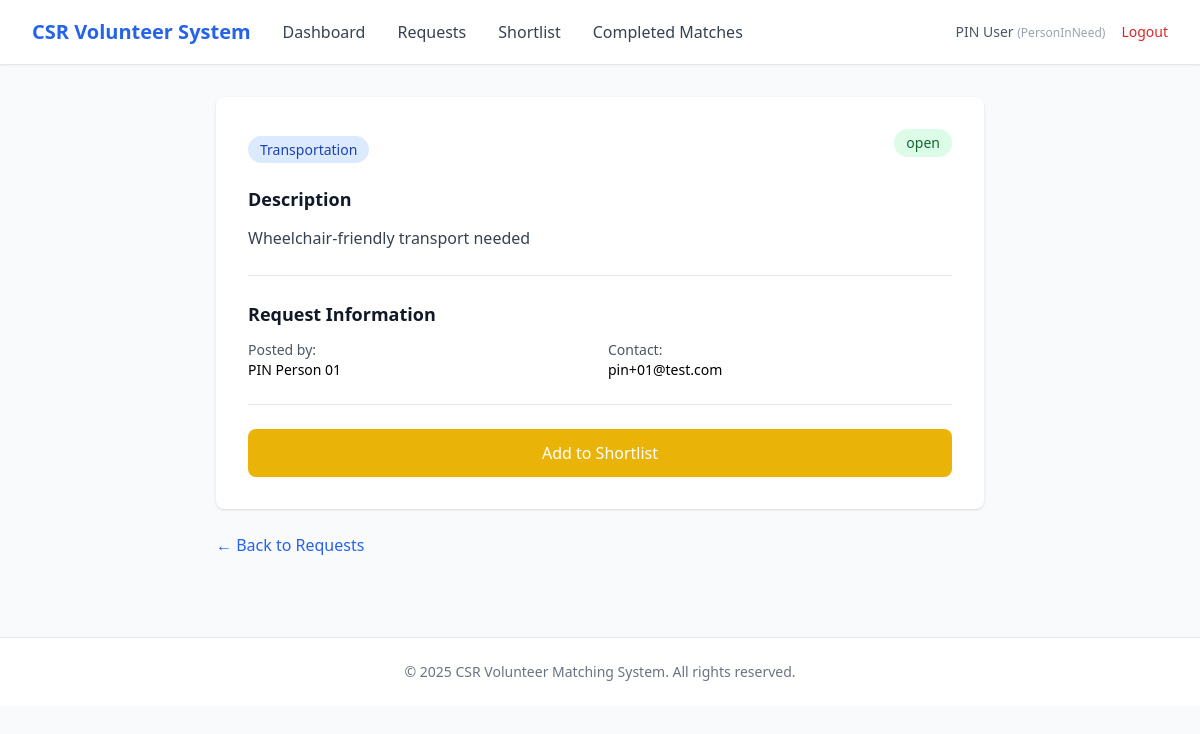
The app's page /csr/requests/1 (signed in) with its own data.
### app/entity/user_account.py (models this page shows, shortened)
class UserAccount(UserMixin, db.Model):
    __tablename__ = "user_accounts"
    userID = db.Column(db.Integer, primary_key=True, autoincrement=True)  # explicit auto increment
    name = db.Column(db.String(100), nullable=False)
    email = db.Column(db.String(120), nullable=False, unique=True, index=True)
    _password = db.Column("password", db.String(255), nullable=False)
    age = db.Column(db.Integer)
    phoneNumber = db.Column(db.String(20))
    isActive = db.Column(db.Boolean, default=True)
    profileID = db.Column(db.Integer, db.ForeignKey("user_profiles.profileID"), nullable=False)
    profile = db.relationship("UserProfile", back_populates="users", lazy=True)
    @property
    def password(self):
        raise AttributeError("Password is write-only.")
    @password.setter
    def password(self, raw):
        self._password = generate_password_hash(raw)

### app/entity/user_profile.py (models this page shows)
class UserProfile(db.Model):
    __tablename__ = "user_profiles"
    profileID   = db.Column(db.Integer, primary_key=True, autoincrement=True)  # explicit auto increment
    profileName = db.Column(db.String(50), nullable=False, unique=True)
    description = db.Column(db.String(255))
    isActive    = db.Column(db.Boolean, default=True)
    users = db.relationship("UserAccount", back_populates="profile", lazy=True)

### app/entity/category.py (models this page shows)
class Category(db.Model):
    __tablename__ = "categories"
    categoryID   = db.Column(db.Integer, primary_key=True)
    categoryName = db.Column(db.String(100), nullable=False, unique=True)
    description  = db.Column(db.String(255))
    isActive     = db.Column(db.Boolean, default=True)
    requests = db.relationship("Request", back_populates="category", lazy=True)

### app/entity/request.py (models this page shows)
class Request(db.Model):
    __tablename__ = "requests"
    requestID = db.Column(db.Integer, primary_key=True)
    pinID = db.Column(db.Integer, db.ForeignKey("user_accounts.userID"), nullable=False)
    csrRepID = db.Column(db.Integer, db.ForeignKey("user_accounts.userID"))
    categoryID = db.Column(db.Integer, db.ForeignKey("categories.categoryID"), nullable=False)
    title = db.Column(db.String(150), nullable=False)
    description = db.Column(db.Text)
    status = db.Column(db.String(30), default="open")
    viewCount = db.Column(db.Integer, default=0)
    shortlistCount = db.Column(db.Integer, default=0)
    createdAt = db.Column(db.DateTime, default=db.func.now(), nullable=False)
    closedAt  = db.Column(db.DateTime)
    category = db.relationship("Category", back_populates="requests", lazy=True)
    person_in_need = db.relationship(
        "UserAccount",
        foreign_keys=[pinID],
        backref=db.backref("requests_made", lazy=True),
        lazy=True
    )
    csr_representative = db.relationship(
        "UserAccount",
        foreign_keys=[csrRepID],
        backref=db.backref("requests_supported", lazy=True),
        lazy=True
    )
    shortlists = db.relationship(
        "Shortlist",
        back_populates="request",
        cascade="all, delete-orphan",
        passive_deletes=True
    )
    match_records = db.relationship(
        "MatchRecord",
        back_populates="request",
        cascade="all, delete-orphan",
        passive_deletes=True
    )

### app/boundary/routes.py (the view)
@boundary_bp.route("/csr/requests/<int:request_id>")
@login_required
def csr_view_request(request_id):
    from app.control.csr_viewRequest_controller import CsrViewRequestController
    try:
        r = CsrViewRequestController().viewRequestDetails(request_id)
    except Exception as e:
        flash(str(e), "danger")
        return redirect(url_for("boundary.csr_requests"))
    return render_template("csr/view_request.html", request=r)

### app/control/csr_viewRequest_controller.py (called while the page is built)
    def viewRequestDetails(self, requestID: int):
        r = Request.query.get(requestID)
        if not r:
            raise ValueError("Request not found.")
        r.viewCount = (r.viewCount or 0) + 1
        db.session.commit()
        return r

### app/entity/user_account.py (called while the page is built)
@login_manager.user_loader
def load_user(user_id):
    return UserAccount.query.get(int(user_id))

### app/templates/csr/view_request.html (shortened to what this page needs)
{% extends "base.html" %}
{% block nav_links %}
<a href="{{ url_for('boundary.csr_dashboard') }}" class="text-gray-700 hover:text-primary">Dashboard</a>
<a href="{{ url_for('boundary.csr_requests') }}" class="text-gray-700 hover:text-primary">Requests</a>
<a href="{{ url_for('boundary.csr_shortlist') }}" class="text-gray-700 hover:text-primary">Shortlist</a>
<a href="{{ url_for('boundary.csr_matches') }}" class="text-gray-700 hover:text-primary">Completed Matches</a>
{% endblock %}
{% block content %}
<div class="max-w-3xl mx-auto">
    <div class="bg-white rounded-lg shadow p-8">
        <div class="flex justify-between items-start mb-6">
            <div>
                <span class="px-3 py-1 text-sm font-medium rounded-full bg-blue-100 text-blue-800">
                    {{ request.category.categoryName }}
                </span>
            </div>
            <span class="px-3 py-1 text-sm font-medium rounded-full bg-green-100 text-green-800">
                {{ request.status }}
            </span>
        </div>
        <div class="mb-6 pb-6 border-b border-gray-200">
            <h2 class="text-lg font-bold text-gray-900 mb-3">Description</h2>
            <p class="text-gray-700 leading-relaxed whitespace-pre-line">{{ request.description }}</p>
        </div>
        <div class="mb-6 pb-6 border-b border-gray-200">
            <h2 class="text-lg font-bold text-gray-900 mb-3">Request Information</h2>
            <div class="grid grid-cols-2 gap-4 text-sm">
                <div>
                    <p class="text-gray-600">Posted by:</p>
                    <p class="font-medium">{{ request.person_in_need.name }}</p>
                </div>
                <div>
                    <p class="text-gray-600">Contact:</p>
                    <p class="font-medium">{{ request.person_in_need.email }}</p>
                </div>
            </div>
        </div>
        <div class="flex gap-4">
            {% if is_shortlisted %}
            <form method="POST" action="{{ url_for('boundary.csr_shortlist_remove', request_id=request.requestID) }}" class="flex-1">
                <button type="submit"
                        class="w-full px-6 py-3 bg-gray-200 text-gray-700 rounded-lg hover:bg-gray-300 transition font-medium">
                    Remove from Shortlist
                </button>
            </form>
            {% else %}
            <form method="POST" action="{{ url_for('boundary.csr_shortlist_add', request_id=request.requestID) }}" class="flex-1">
                <button type="submit"
                        class="w-full px-6 py-3 bg-yellow-500 text-white rounded-lg hover:bg-yellow-600 transition font-medium">
                    Add to Shortlist
                </button>
            </form>
            {% endif %}
        </div>
    </div>
    <div class="mt-6">
        <a href="{{ url_for('boundary.csr_requests') }}" class="text-primary hover:text-blue-700">
            ← Back to Requests
        </a>
    </div>
</div>
{% endblock %}

### app/templates/base.html (shortened to what this page needs)
<!DOCTYPE html>
<html lang="en">
<head>
    <script src="https://cdn.tailwindcss.com"></script>
</head>
<body class="bg-gray-50 min-h-screen">
    {% if current_user.is_authenticated %}
    <nav class="bg-white shadow-sm border-b border-gray-200">
        <div class="max-w-7xl mx-auto px-4 sm:px-6 lg:px-8">
            <div class="flex justify-between items-center h-16">
                <div class="flex items-center gap-8">
                    <a href="{{ url_for('boundary.login') }}" class="text-xl font-bold text-primary">
                        CSR Volunteer System
                    </a>
                    {% block nav_links %}{% endblock %}
                </div>
                <div class="flex items-center gap-4">
                    <span class="text-sm text-gray-600">
                        {{ current_user.name }}
                        <span class="text-xs text-gray-400">({{ current_user.profile.profileName }})</span>
                    </span>
                    <a href="{{ url_for('boundary.logout') }}" class="text-sm text-red-600 hover:text-red-700">
                        Logout
                    </a>
                </div>
            </div>
        </div>
    </nav>
    {% endif %}
    <main class="max-w-7xl mx-auto px-4 sm:px-6 lg:px-8 py-8">
        {% block content %}{% endblock %}
    </main>
    <footer class="bg-white border-t border-gray-200 mt-12">
        <div class="max-w-7xl mx-auto px-4 sm:px-6 lg:px-8 py-6">
            <p class="text-center text-sm text-gray-500">
                &copy; 2025 CSR Volunteer Matching System. All rights reserved.
            </p>
        </div>
    </footer>
</body>
</html>

### records on screen
UserAccount: name "PIN User"
UserProfile: profile.profileName "PersonInNeed"
Category: category.categoryName "Transportation"
Request: status "open", description "Wheelchair-friendly transport needed"
UserAccount: person_in_need.name "PIN Person 01", person_in_need.email "pin+01@test.com"
